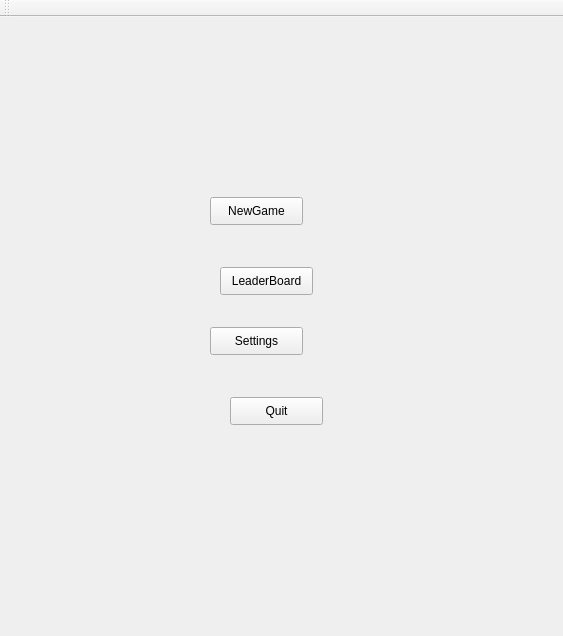
<?xml version="1.0" encoding="UTF-8"?>
<ui version="4.0">
 <class>MainWindow</class>
 <widget class="QMainWindow" name="MainWindow">
  <property name="geometry">
   <rect>
    <x>0</x>
    <y>0</y>
    <width>563</width>
    <height>636</height>
   </rect>
  </property>
  <property name="windowTitle">
   <string>MainWindow</string>
  </property>
  <widget class="QWidget" name="centralwidget">
   <widget class="QPushButton" name="newGameBtn">
    <property name="geometry">
     <rect>
      <x>210</x>
      <y>180</y>
      <width>93</width>
      <height>28</height>
     </rect>
    </property>
    <property name="text">
     <string>NewGame</string>
    </property>
   </widget>
   <widget class="QPushButton" name="leaderboardBtn">
    <property name="geometry">
     <rect>
      <x>220</x>
      <y>250</y>
      <width>93</width>
      <height>28</height>
     </rect>
    </property>
    <property name="text">
     <string>LeaderBoard</string>
    </property>
   </widget>
   <widget class="QPushButton" name="settingsBtn">
    <property name="geometry">
     <rect>
      <x>210</x>
      <y>310</y>
      <width>93</width>
      <height>28</height>
     </rect>
    </property>
    <property name="text">
     <string>Settings</string>
    </property>
   </widget>
   <widget class="QPushButton" name="quitBtn">
    <property name="geometry">
     <rect>
      <x>230</x>
      <y>380</y>
      <width>93</width>
      <height>28</height>
     </rect>
    </property>
    <property name="text">
     <string>Quit</string>
    </property>
   </widget>
  </widget>
  <widget class="QMenuBar" name="menubar">
   <property name="geometry">
    <rect>
     <x>0</x>
     <y>0</y>
     <width>563</width>
     <height>26</height>
    </rect>
   </property>
  </widget>
  <widget class="QToolBar" name="toolBar">
   <property name="windowTitle">
    <string>toolBar</string>
   </property>
   <attribute name="toolBarArea">
    <enum>TopToolBarArea</enum>
   </attribute>
   <attribute name="toolBarBreak">
    <bool>false</bool>
   </attribute>
  </widget>
 </widget>
 <resources/>
 <connections/>
</ui>
